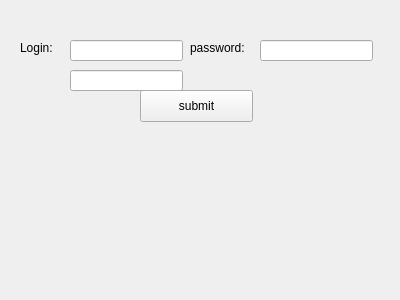
<?xml version="1.0" encoding="UTF-8"?>
<ui version="4.0">
 <class>Widget</class>
 <widget class="QWidget" name="Widget">
  <property name="geometry">
   <rect>
    <x>0</x>
    <y>0</y>
    <width>400</width>
    <height>300</height>
   </rect>
  </property>
  <property name="windowTitle">
   <string>Widget</string>
  </property>
  <widget class="QLineEdit" name="login_edit">
   <property name="geometry">
    <rect>
     <x>70</x>
     <y>40</y>
     <width>113</width>
     <height>21</height>
    </rect>
   </property>
  </widget>
  <widget class="QLineEdit" name="password_edit">
   <property name="geometry">
    <rect>
     <x>260</x>
     <y>40</y>
     <width>113</width>
     <height>21</height>
    </rect>
   </property>
  </widget>
  <widget class="QLabel" name="login_label">
   <property name="geometry">
    <rect>
     <x>20</x>
     <y>40</y>
     <width>41</width>
     <height>16</height>
    </rect>
   </property>
   <property name="text">
    <string>Login:</string>
   </property>
  </widget>
  <widget class="QLabel" name="password_label">
   <property name="geometry">
    <rect>
     <x>190</x>
     <y>40</y>
     <width>71</width>
     <height>16</height>
    </rect>
   </property>
   <property name="text">
    <string>password:</string>
   </property>
  </widget>
  <widget class="QPushButton" name="submit_login">
   <property name="geometry">
    <rect>
     <x>140</x>
     <y>90</y>
     <width>113</width>
     <height>32</height>
    </rect>
   </property>
   <property name="text">
    <string>submit</string>
   </property>
  </widget>
  <widget class="QLabel" name="login_log">
   <property name="geometry">
    <rect>
     <x>10</x>
     <y>130</y>
     <width>381</width>
     <height>161</height>
    </rect>
   </property>
   <property name="text">
    <string/>
   </property>
  </widget>
  <widget class="QLineEdit" name="lineEdit_test">
   <property name="geometry">
    <rect>
     <x>70</x>
     <y>70</y>
     <width>113</width>
     <height>21</height>
    </rect>
   </property>
  </widget>
 </widget>
 <layoutdefault spacing="6" margin="11"/>
 <resources/>
 <connections/>
</ui>
